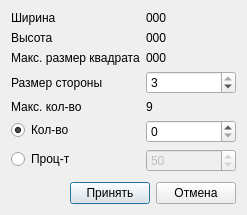
<?xml version="1.0" encoding="UTF-8"?>
<ui version="4.0">
 <class>AutoFillSettingsForm</class>
 <widget class="QDialog" name="AutoFillSettingsForm">
  <property name="geometry">
   <rect>
    <x>0</x>
    <y>0</y>
    <width>247</width>
    <height>215</height>
   </rect>
  </property>
  <property name="windowTitle">
   <string>Dialog</string>
  </property>
  <layout class="QVBoxLayout" name="verticalLayout">
   <item>
    <layout class="QFormLayout" name="formLayout">
     <item row="3" column="0">
      <widget class="QLabel" name="label_InRadius">
       <property name="text">
        <string>Размер стороны</string>
       </property>
      </widget>
     </item>
     <item row="3" column="1">
      <widget class="QSpinBox" name="spb_InRadius">
       <property name="minimum">
        <number>2</number>
       </property>
       <property name="maximum">
        <number>3</number>
       </property>
       <property name="value">
        <number>3</number>
       </property>
      </widget>
     </item>
     <item row="4" column="0">
      <widget class="QLabel" name="label_MaxCount">
       <property name="text">
        <string>Макс. кол-во</string>
       </property>
      </widget>
     </item>
     <item row="4" column="1">
      <widget class="QLabel" name="label_MaxCountLabel">
       <property name="enabled">
        <bool>true</bool>
       </property>
       <property name="text">
        <string>9</string>
       </property>
      </widget>
     </item>
     <item row="5" column="0">
      <widget class="QRadioButton" name="rbFillWithCount">
       <property name="text">
        <string>Кол-во</string>
       </property>
       <property name="checked">
        <bool>true</bool>
       </property>
      </widget>
     </item>
     <item row="5" column="1">
      <widget class="QSpinBox" name="spb_Count">
       <property name="maximum">
        <number>4</number>
       </property>
      </widget>
     </item>
     <item row="6" column="0">
      <widget class="QRadioButton" name="rbFillWithPercent">
       <property name="text">
        <string>Проц-т</string>
       </property>
      </widget>
     </item>
     <item row="6" column="1">
      <widget class="QSpinBox" name="spb_Percent">
       <property name="enabled">
        <bool>false</bool>
       </property>
       <property name="maximum">
        <number>100</number>
       </property>
       <property name="value">
        <number>50</number>
       </property>
      </widget>
     </item>
     <item row="0" column="0">
      <widget class="QLabel" name="label">
       <property name="text">
        <string>Ширина</string>
       </property>
      </widget>
     </item>
     <item row="1" column="0">
      <widget class="QLabel" name="label_2">
       <property name="text">
        <string>Высота</string>
       </property>
      </widget>
     </item>
     <item row="0" column="1">
      <widget class="QLabel" name="label_3">
       <property name="text">
        <string>000</string>
       </property>
      </widget>
     </item>
     <item row="1" column="1">
      <widget class="QLabel" name="label_4">
       <property name="text">
        <string>000</string>
       </property>
      </widget>
     </item>
     <item row="2" column="0">
      <widget class="QLabel" name="label_5">
       <property name="text">
        <string>Макс. размер квадрата</string>
       </property>
      </widget>
     </item>
     <item row="2" column="1">
      <widget class="QLabel" name="label_6">
       <property name="text">
        <string>000</string>
       </property>
      </widget>
     </item>
    </layout>
   </item>
   <item>
    <spacer name="verticalSpacer">
     <property name="orientation">
      <enum>Qt::Vertical</enum>
     </property>
     <property name="sizeHint" stdset="0">
      <size>
       <width>20</width>
       <height>101</height>
      </size>
     </property>
    </spacer>
   </item>
   <item>
    <layout class="QHBoxLayout" name="horizontalLayout">
     <item>
      <spacer name="horizontalSpacer">
       <property name="orientation">
        <enum>Qt::Horizontal</enum>
       </property>
       <property name="sizeHint" stdset="0">
        <size>
         <width>40</width>
         <height>20</height>
        </size>
       </property>
      </spacer>
     </item>
     <item>
      <widget class="QPushButton" name="pbOk">
       <property name="text">
        <string>Принять</string>
       </property>
       <property name="icon">
        <iconset resource="../../res/mainresources.qrc">
         <normaloff>:/img/icons/accept</normaloff>:/img/icons/accept</iconset>
       </property>
       <property name="default">
        <bool>true</bool>
       </property>
      </widget>
     </item>
     <item>
      <widget class="QPushButton" name="pbCancel">
       <property name="text">
        <string>Отмена</string>
       </property>
       <property name="icon">
        <iconset resource="../../res/mainresources.qrc">
         <normaloff>:/img/icons/reject</normaloff>:/img/icons/reject</iconset>
       </property>
      </widget>
     </item>
    </layout>
   </item>
  </layout>
 </widget>
 <resources>
  <include location="../../res/mainresources.qrc"/>
 </resources>
 <connections/>
</ui>
